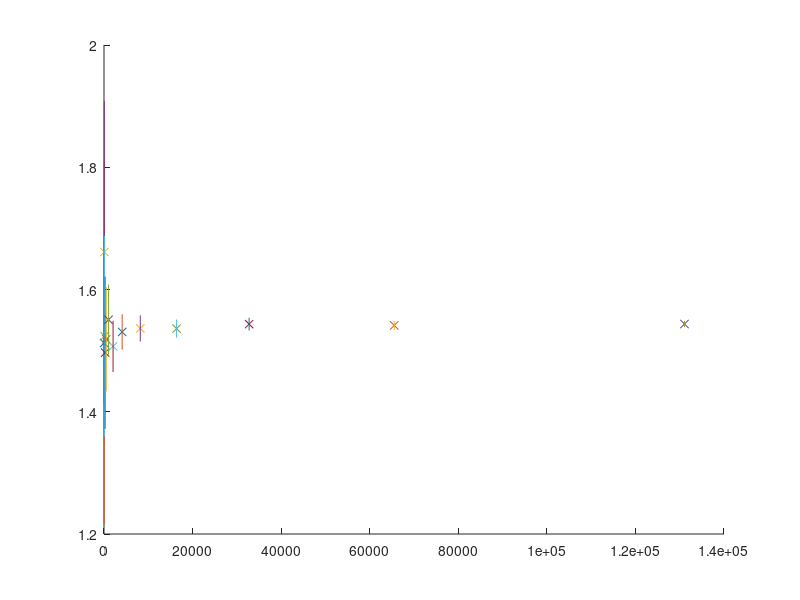

This figure's MATLAB source: (Note: this script raises an error after producing the figure.)
randn('state', 100);
S=10;   E=9;   sigma=0.1;   r=0.06;   T=1;   Dt=1e-3;   N=T/Dt; 
M = [2^5,2^6,2^7,2^8,2^9,2^10,2^11,2^12,2^13,2^14,2^15,2^16,2^17];
hold on;
for k=1:numel(M)
    %No need of loop here. Generate all random values in one go 
    Sfinal = S*exp((r-0.5*sigma^2)*T+sigma*sqrt(T)*randn(M(k),1));
    V = exp(-r*T)*max(Sfinal-E,0);
    aM = mean(V);   bM = std(V);

    plot(M(k),aM,'x');
    errorbar(M(k), aM, 1.96*bM/sqrt(M(k)));    
end
chvar = repmat(ch08(10,9,0.06,0.1,1),1,numel(M));  %<----Notice this
plot(M, chvar,'--.k'); 

%Other figure cosmetics
%These commands shouldn't be inside the loop to avoid unnecessary computations


plot([1 2],[X_ab_mu X_mu],'x');
hold on
errorbar([1 2], [X_ab_mu X_mu] , [2 2]);  
hold off
titre = ['Monte Carlo estimateurs de X avec '...
          num2str(nt) ' trajectoires simulees' ];
title(titre);
legend("test2","","test3","");
xlabel(''); % x-axis label
ylabel('Option value approximation'); % y-axis label

boxplot([1 2 ;  5 6; 7 8], 'whisker', 0, ...
        'widths', 0.001,'orientation','horizontal', ...
        'medianstyle', 'target', ...
        'labels' , ['test1'; 'test2'])

plot([1.2 1.1 1.6 1.5],[1 2 3 4], 'x')
xlim([0 3])
ylim([0 5])
line([1 2],[2 2])

function [C, Cdelta, P, Pdelta] = ch08(S,E,r,sigma,tau)
% Program for Chapter 8
% This is a MATLAB function
%
% Input arguments: S = asset price at time t
%                  E = Exercise price
%                  r = interest rate
%                  sigma = volatility
%                  tau = time to expiry (T-t) 
%
% Output arguments: C = call value, Cdelta = delta value of call 
%                   P = Put value, Pdelta = delta value of put
%
%   function [C, Cdelta, P, Pdelta] = ch08(S,E,r,sigma,tau)

if tau > 0
   d1 = (log(S/E) + (r + 0.5*sigma^2)*(tau))/(sigma*sqrt(tau));
   d2 = d1 - sigma*sqrt(tau);
   N1 = 0.5*(1+erf(d1/sqrt(2)));
   N2 = 0.5*(1+erf(d2/sqrt(2)));
   C = S*N1-E*exp(-r*(tau))*N2;
   Cdelta = N1;
   P = C + E*exp(-r*tau) - S;
   Pdelta = Cdelta - 1;
else 
   C = max(S-E,0);
   Cdelta =  0.5*(sign(S-E) + 1);
   P = max(E-S,0);
   Pdelta = Cdelta - 1;
end

end